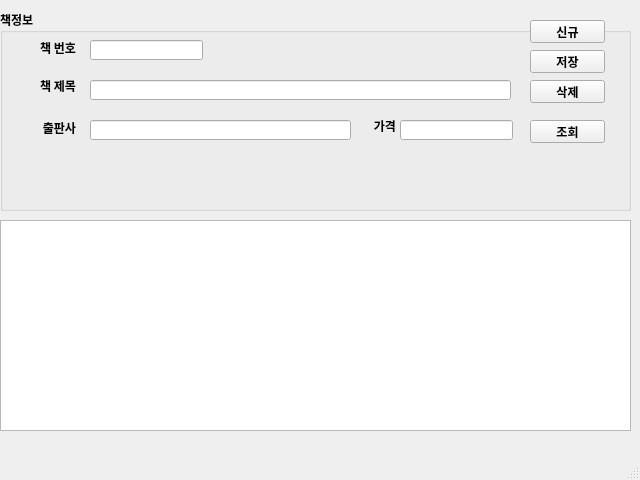
<?xml version="1.0" encoding="UTF-8"?>
<ui version="4.0">
 <class>MainWindow</class>
 <widget class="QMainWindow" name="MainWindow">
  <property name="geometry">
   <rect>
    <x>0</x>
    <y>0</y>
    <width>640</width>
    <height>480</height>
   </rect>
  </property>
  <property name="maximumSize">
   <size>
    <width>640</width>
    <height>480</height>
   </size>
  </property>
  <property name="font">
   <font>
    <family>나눔고딕</family>
    <pointsize>9</pointsize>
    <weight>75</weight>
    <bold>true</bold>
   </font>
  </property>
  <property name="windowTitle">
   <string>MainWindow</string>
  </property>
  <widget class="QWidget" name="centralwidget">
   <widget class="QGroupBox" name="groupBox">
    <property name="geometry">
     <rect>
      <x>0</x>
      <y>10</y>
      <width>631</width>
      <height>201</height>
     </rect>
    </property>
    <property name="title">
     <string>책정보</string>
    </property>
    <widget class="QLabel" name="label">
     <property name="geometry">
      <rect>
       <x>20</x>
       <y>30</y>
       <width>56</width>
       <height>16</height>
      </rect>
     </property>
     <property name="text">
      <string>책 번호</string>
     </property>
     <property name="alignment">
      <set>Qt::AlignRight|Qt::AlignTrailing|Qt::AlignVCenter</set>
     </property>
    </widget>
    <widget class="QLineEdit" name="txtBookid">
     <property name="geometry">
      <rect>
       <x>90</x>
       <y>30</y>
       <width>113</width>
       <height>20</height>
      </rect>
     </property>
    </widget>
    <widget class="QLabel" name="label_2">
     <property name="geometry">
      <rect>
       <x>20</x>
       <y>70</y>
       <width>56</width>
       <height>12</height>
      </rect>
     </property>
     <property name="text">
      <string>책 제목</string>
     </property>
     <property name="alignment">
      <set>Qt::AlignRight|Qt::AlignTrailing|Qt::AlignVCenter</set>
     </property>
    </widget>
    <widget class="QLineEdit" name="txtBookName">
     <property name="geometry">
      <rect>
       <x>90</x>
       <y>70</y>
       <width>421</width>
       <height>20</height>
      </rect>
     </property>
    </widget>
    <widget class="QLabel" name="label_3">
     <property name="geometry">
      <rect>
       <x>20</x>
       <y>110</y>
       <width>56</width>
       <height>16</height>
      </rect>
     </property>
     <property name="text">
      <string>출판사</string>
     </property>
     <property name="alignment">
      <set>Qt::AlignRight|Qt::AlignTrailing|Qt::AlignVCenter</set>
     </property>
    </widget>
    <widget class="QLineEdit" name="txtPrice">
     <property name="geometry">
      <rect>
       <x>400</x>
       <y>110</y>
       <width>113</width>
       <height>20</height>
      </rect>
     </property>
    </widget>
    <widget class="QLabel" name="label_4">
     <property name="geometry">
      <rect>
       <x>340</x>
       <y>110</y>
       <width>56</width>
       <height>12</height>
      </rect>
     </property>
     <property name="text">
      <string>가격</string>
     </property>
     <property name="alignment">
      <set>Qt::AlignRight|Qt::AlignTrailing|Qt::AlignVCenter</set>
     </property>
    </widget>
    <widget class="QLineEdit" name="txtPublisher">
     <property name="geometry">
      <rect>
       <x>90</x>
       <y>110</y>
       <width>261</width>
       <height>20</height>
      </rect>
     </property>
    </widget>
    <widget class="QPushButton" name="btnNew">
     <property name="geometry">
      <rect>
       <x>530</x>
       <y>10</y>
       <width>75</width>
       <height>23</height>
      </rect>
     </property>
     <property name="text">
      <string>신규</string>
     </property>
    </widget>
    <widget class="QPushButton" name="btnSave">
     <property name="geometry">
      <rect>
       <x>530</x>
       <y>40</y>
       <width>75</width>
       <height>23</height>
      </rect>
     </property>
     <property name="text">
      <string>저장</string>
     </property>
    </widget>
    <widget class="QPushButton" name="btnDel">
     <property name="geometry">
      <rect>
       <x>530</x>
       <y>70</y>
       <width>75</width>
       <height>23</height>
      </rect>
     </property>
     <property name="text">
      <string>삭제</string>
     </property>
    </widget>
    <widget class="QPushButton" name="btnReload">
     <property name="geometry">
      <rect>
       <x>530</x>
       <y>110</y>
       <width>75</width>
       <height>23</height>
      </rect>
     </property>
     <property name="text">
      <string>조회</string>
     </property>
    </widget>
   </widget>
   <widget class="QTableWidget" name="tblBooks">
    <property name="geometry">
     <rect>
      <x>0</x>
      <y>220</y>
      <width>631</width>
      <height>211</height>
     </rect>
    </property>
   </widget>
  </widget>
  <widget class="QMenuBar" name="menubar">
   <property name="geometry">
    <rect>
     <x>0</x>
     <y>0</y>
     <width>640</width>
     <height>20</height>
    </rect>
   </property>
  </widget>
  <widget class="QStatusBar" name="statusbar"/>
 </widget>
 <resources/>
 <connections/>
</ui>
